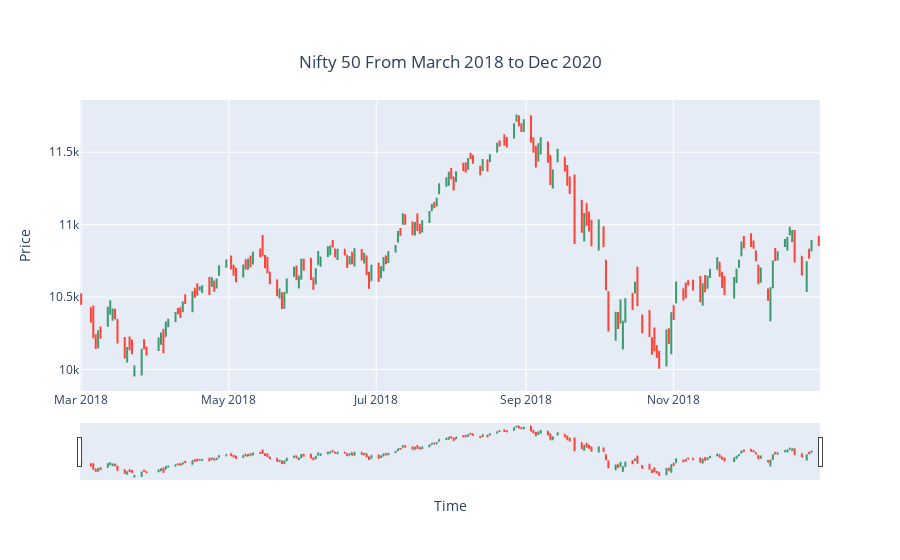

The notebook cell this image was saved under:
### Code cell
fig.update_layout(title_text='Nifty 50 From March 2018 to Dec 2020',
                  title={
                    'y':0.9,
                    'x':0.5,
                    'xanchor': 'center',
                    'yanchor': 'top'},
                  xaxis_rangeslider_visible=True, 
                  xaxis_title="Time", 
                  yaxis_title="Price")

fig.show()

### Figure 1 — Plotly figure (JSON) as saved in the notebook; plotly's stock layout.template omitted (floating-point values rounded to 4 significant figures; data arrays with more than 128 entries replaced by an {"elided": "..."} marker saying what was removed)
{"data": [{"close": {"elided": "205 float values"}, "high": {"elided": "205 float values"}, "low": {"elided": "205 float values"}, "open": {"elided": "205 float values"}, "type": "ohlc", "x": {"elided": "205 str values"}}], "layout": {"title": {"text": "Nifty 50 From March 2018 to Dec 2020", "x": 0.5, "xanchor": "center", "y": 0.9, "yanchor": "top"}, "xaxis": {"rangeslider": {"visible": true}, "title": {"text": "Time"}}, "yaxis": {"title": {"text": "Price"}}}}
